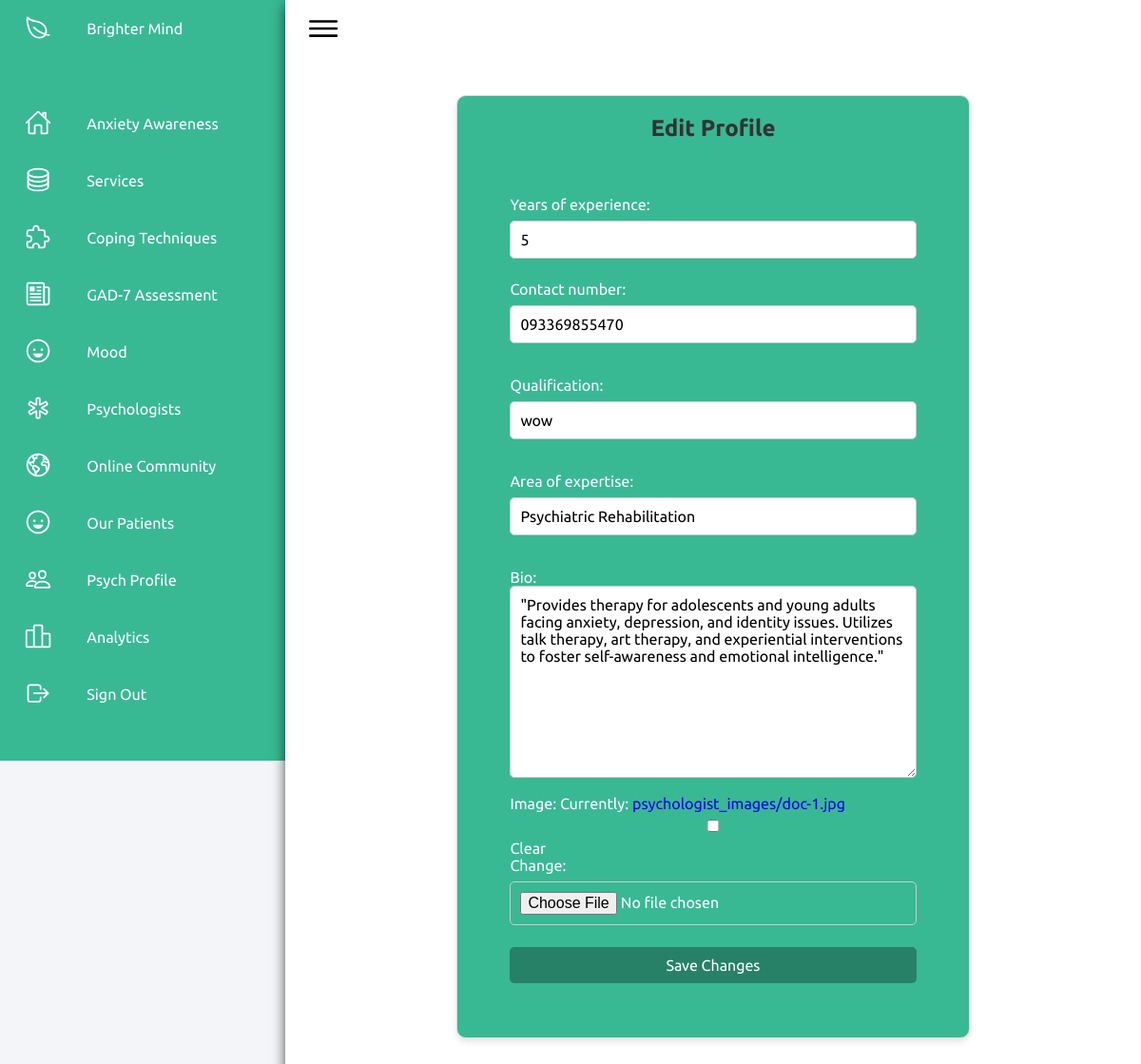
Screenshot of /psychview/9/edit/ (signed in) with the database file from the repository.
### webapp/models.py (models this page shows, shortened)
class Psychologist(models.Model):
    user = models.OneToOneField(User, on_delete=models.CASCADE)
    license_number = models.CharField(max_length=100, unique=True)
    qualification = models.CharField(max_length=255)
    years_of_experience = models.PositiveIntegerField()
    area_of_expertise = models.CharField(max_length=255)
    contact_number = models.CharField(max_length=20)
    image = models.ImageField(upload_to='psychologist_images/', default='default_profile.jpg', null=True, blank=True)
    bio = models.TextField(blank=True, null=True)
    is_approved = models.BooleanField(default=False)

### webapp/views.py (the view)
# urls.py: path('psychview/<int:psychologist_id>/edit/', views.edit_psychview, name='edit_psychview'),
@login_required
def edit_psychview(request, psychologist_id):
    psychologist = get_object_or_404(Psychologist, id=psychologist_id)
    if request.user != psychologist.user:
        return HttpResponseForbidden("You are not authorized to edit this profile.")
    if request.method == 'POST':
        form = PsychologistProfileForm(request.POST, request.FILES, instance=psychologist)
        if form.is_valid():
            form.save()
            return redirect('psychview', psychologist_id=psychologist.id)
    else:
        form = PsychologistProfileForm(instance=psychologist)
    return render(request, 'pages/edit_psychview.html', {'form': form, 'psychologist': psychologist})

### webapp/forms.py
class PsychologistProfileForm(forms.ModelForm):
    class Meta:
        model = Psychologist
        fields = ['years_of_experience', 'contact_number', 'qualification','area_of_expertise', 'bio', 'image']

### webapp/templates/pages/edit_psychview.html (shortened to what this page needs)
{% extends 'pages/index.html' %}
{% load static %}
{% block content %}
<div class="edit-profile-container">
    <h2>Edit Profile</h2>
    <form class="editprof" method="POST" enctype="multipart/form-data">
        {{ form.as_p }}
        <button type="submit" class="edit-profile-button">Save Changes</button>
    </form>
</div>
{% endblock %}

### webapp/static/css/style.css (style rules this page uses)
* { font-family: "Ubuntu", sans-serif; margin: 0; padding: 0; box-sizing: border-box; border: none; text-decoration: none; }
:root { --blue: #38b993; --white: #fff; --gray: #f5f5f5; --black1: #222; --black2: #999; --light-color: #111; --box-shadow: .5rem .5rem 0 rgba(22, 160, 133, .2); }
html { font-size: 100.5%; overflow-x: hidden; scroll-padding-top: 7rem; scroll-behavior: smooth; }
body { font-family: Arial, sans-serif; display: flex; justify-content: center; }
body { background-color: #f3f5f9; }
input { width: 100%; padding: 12px 20px; margin: 8px 0; display: inline-block; border: 1px solid #cccccc; border-radius: 4px; box-sizing: border-box; font-size: 20px }
input { width: 100%; padding: 12px 20px; margin: 8px 0; display: inline-block; border: 1px solid #ccc; border-radius: 4px; box-sizing: border-box; font-size: 20px }
input[type="text"] { width: 100%; padding: 10px; margin-bottom: 20px; border: 1px solid #ccc; border-radius: 4px; }
html { scroll-behavior: smooth; }
form { padding: 2.3rem 2.2rem; z-index: 10; overflow: hidden; position: relative; background-color: #38b993; color: white; }

### webapp/templates/pages/edit_psychview.html (style rules this page uses)
.edit-profile-container { width: 60%; margin: 40px auto; padding: 20px; background-color: #38b993; border: 1px solid #ddd; border-radius: 10px; box-shadow: 0 4px 6px rgba(0, 0, 0, 0.1); }
.edit-profile-container h2 { text-align: center; color: #333; margin-bottom: 20px; }
.editprof { display: flex; flex-direction: column; gap: 15px; background-color: #38b993; }
.editprof input, .editprof select, .editprof textarea { width: 100%; padding: 10px; border: 1px solid #ccc; border-radius: 5px; font-size: 16px; }
.edit-profile-button { background-color: #278166; color: white; padding: 10px 20px; border: none; border-radius: 5px; font-size: 16px; cursor: pointer; transition: background-color 0.3s ease, transform 0.2s ease; }

### rows the page displays
Psychologist: years_of_experience "5", contact_number "093369855470", qualification "wow", area_of_expertise "Psychiatric Rehabilitation", bio "\"Provides therapy for adolescents and young adults facing anxiety, depression, and identity issues. Utilizes talk therapy, art therapy, and experiential interventions to foster self-awareness and emotional intelligence.\""
